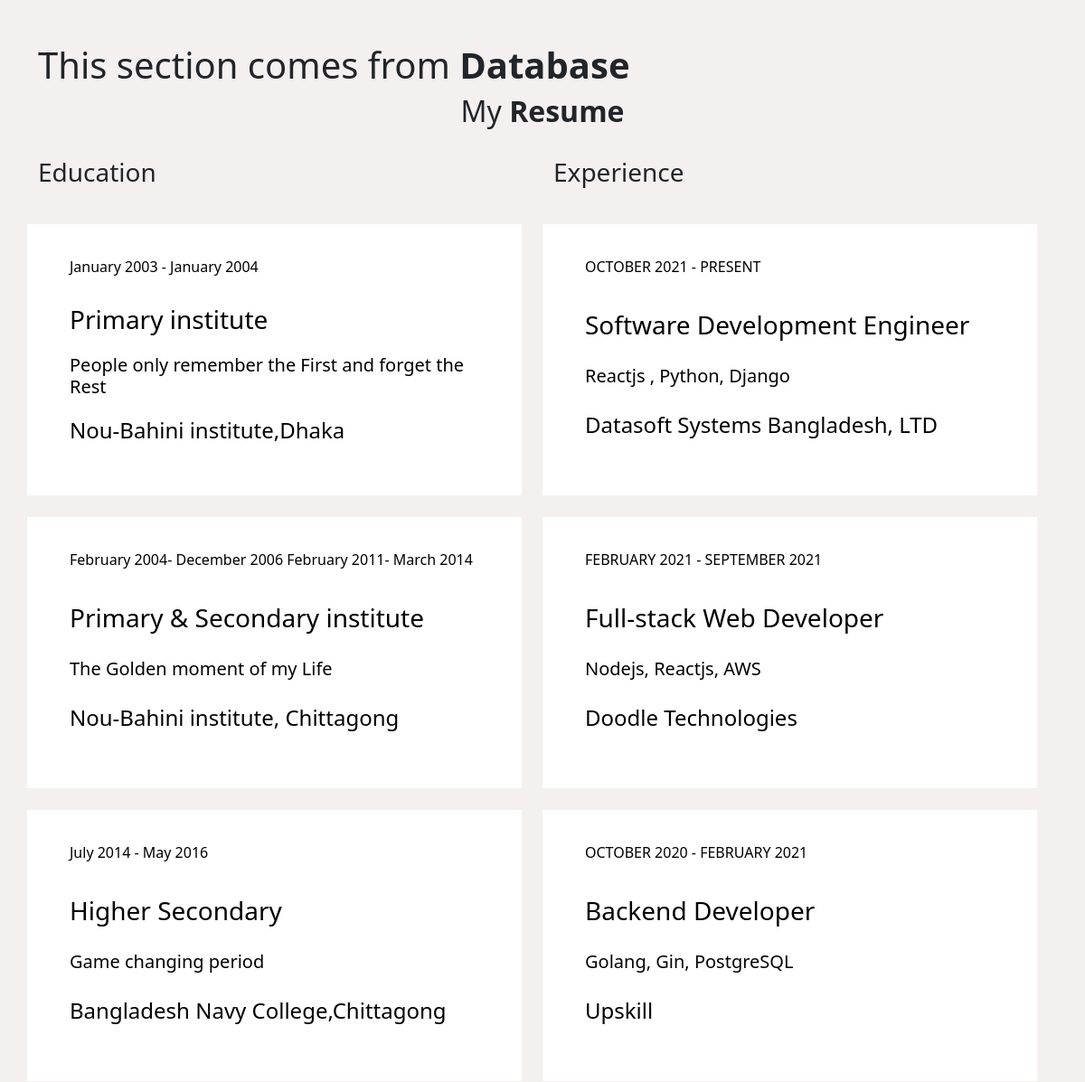
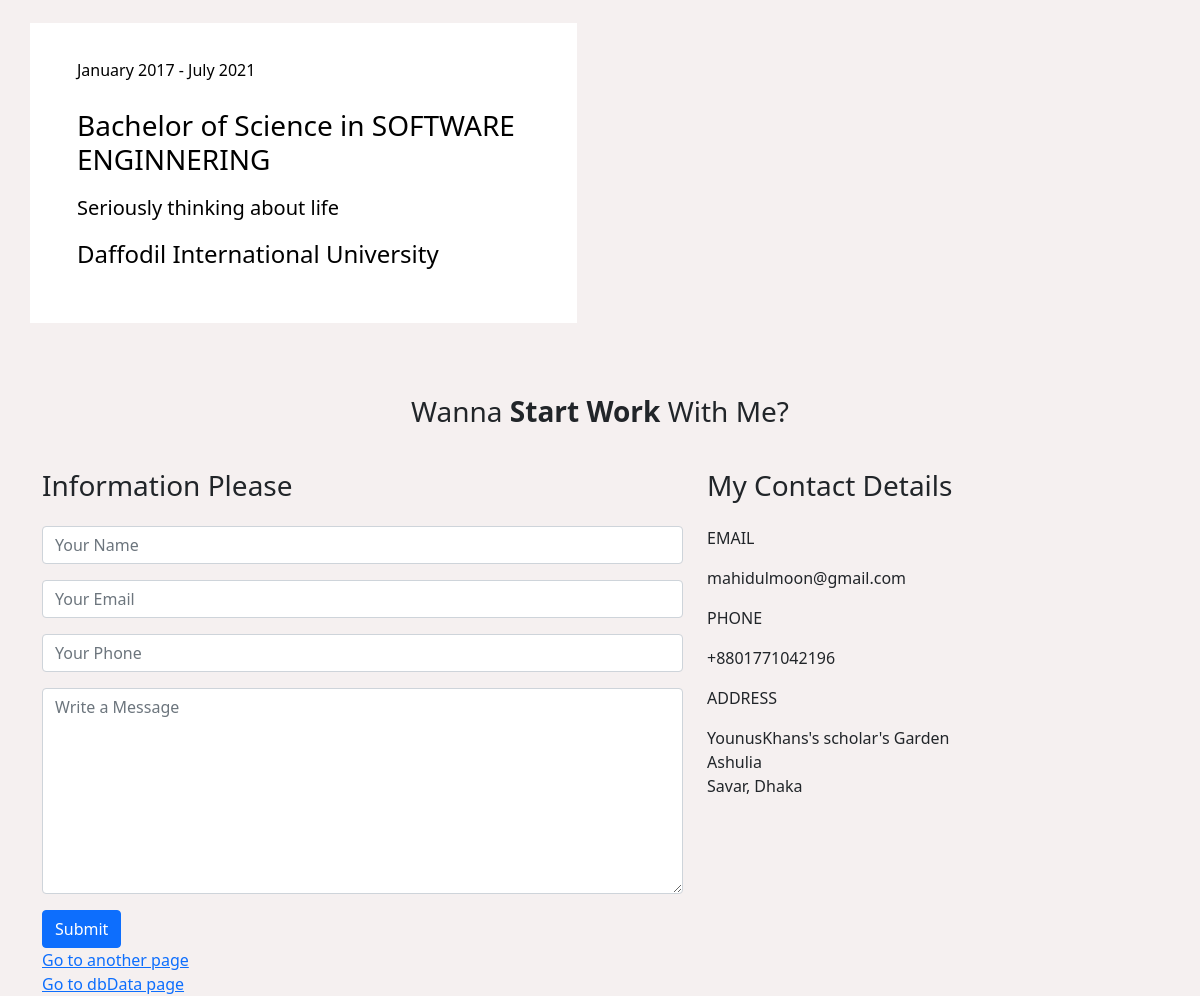
The page /crud/experience/ on the database its author committed (2 pictures, top to bottom).
### crud/models.py (models this page shows)
class Education(models.Model):
    duration = models.CharField(max_length=1000)
    institute = models.CharField(max_length=1000)
    tagline = models.CharField(max_length=1000)
    address = models.CharField(max_length=1000)

class Experience(models.Model):
    duration = models.CharField(max_length=1000)
    post = models.CharField(max_length=1000)
    experience = models.CharField(max_length=1000)
    address = models.CharField(max_length=1000)

### crud/views.py (the view)
# urls.py: path("experience/", experienceShow, name="experienceDb"),
def experienceShow(request):
    qs1 = Education.objects.all()
    qs2 = Experience.objects.all()
    context={
        'education': qs1,
        "experience": qs2,
    "contact_details": [
    {
        "email":"mahidulmoon@gmail.com",
        "phone":"+8801771042196",
        "address":"YounusKhans's scholar's Garden \nAshulia \nSavar, Dhaka"
    }
    ]
    }
    return render(request, "experience.html", context)

### crud/templates/experience.html (shortened to what this page needs)
{% load static %}
<!DOCTYPE html>
<html lang="en">
<head>
    <link href="https://cdn.jsdelivr.net/npm/bootstrap@5.1.3/dist/css/bootstrap.min.css" rel="stylesheet">
    <link rel="stylesheet" type="text/css" href="{% static 'resume_boot.css' %}" />
</head>
<body>
    <div class="container my-5">
        <h1 class="text-left gy-4">This section comes from <b>Database</b></h1>
        <h2 class="text-center mb-3">My <b>Resume</b></h2>
        <div class="row">
            <div class="col-6"><h3 class="text-left my-3">Education</h3></div>
            <div class="col-6"><h3 class="text-left my-3">Experience</h3></div>
            <div class="col-6">
                {% for value in education %}
                <div class="row mb-4 mt-4">
                    <p>{{value.duration}}</p>
                    <h3>{{value.institute}}</h3>
                    <h5>{{value.tagline}}</h5>
                    <h4>{{value.address}}</h4>
                </div>
                {% endfor %}
            </div>
            <div class="col-6">
                {% for value in experience %}
                <div class="row mb-4 mt-4">
                    <p>{{value.duration}}</p>
                    <h3>{{value.post}}</h3>
                    <h5>{{value.experience}}</h5>
                    <h4>{{value.address}}</h4>
                </div>
                {%endfor%}
            </div>
        </div>
    </div>
    <div class="container gy-5">
        <h3 class="text-center mb-3 my-5">Wanna <b>Start Work</b> With Me?</h3>
        <div class="row">
            <div class="col-7">
                <div class="user_input">
                    <h3 class="text-left my-4">Information Please</h3>
                    <div class="mb-3">
                        <input type="name" class="form-control" id="exampleFormControlInput1" placeholder="Your Name">
                    </div>
                    <div class="mb-3">
                        <input type="email" class="form-control" id="exampleFormControlInput1" placeholder="Your Email">
                    </div>
                    <div class="mb-3">
                        <input type="phone" class="form-control" id="exampleFormControlInput1" placeholder="Your Phone">
                    </div>
                    <div class="mb-3">
                        <textarea class="form-control" id="exampleFormControlTextarea1" rows="8"
                            placeholder="Write a Message"></textarea>
                    </div>
                    <div>
                        <button type="button" class="btn btn-primary">Submit</button>
                    </div>
                </div>
            </div>
            <div class="col">
                <div class="contact">
                    <h3 class="text-left my-4">My Contact Details</h3>
                    {% for value in contact_details %}
                    <div>
                        <p>EMAIL</p>
                        <p id="cont5">{{value.email}}</p>
                        <p>PHONE</p>
                        <p id="cont5">{{value.phone}}</p>
                        <p>ADDRESS</p>
                        <p id="cont5">{{value.address|linebreaks}}</p>
                    </div>
                    {%endfor%}
                </div>
            </div>
        </div>
        <a href={%url 'another_page' %}>Go to another page</a><br>
        <a href={%url 'dbData' %}>Go to dbData page</a> <br>
    </div>
</body>
</html>

### crud/static/resume_boot.css (style rules this page uses)
body { background-color: rgb(245, 240, 240); }
.col-6 { padding-right: 35px; }
[class^="row "] { padding: 2rem; background-color: white; border: 3px solid white; color: black; height: 300px; }

### rows shown on the page
Education: duration "January 2003 - January 2004", institute "Primary institute", tagline "People only remember the First and forget the Rest", address "Nou-Bahini institute,Dhaka"
Education: duration "February 2004- December 2006 February 2011- March 2014", institute "Primary & Secondary institute", tagline "The Golden moment of my Life", address "Nou-Bahini institute, Chittagong"
Education: duration "July 2014 - May 2016", institute "Higher Secondary", tagline "Game changing period", address "Bangladesh Navy College,Chittagong"
Education: duration "January 2017 - July 2021", institute "Bachelor of Science in SOFTWARE ENGINNERING", tagline "Seriously thinking about life", address "Daffodil International University"
Experience: duration "OCTOBER 2021 - PRESENT", post "Software Development Engineer", experience "Reactjs , Python, Django", address "Datasoft Systems Bangladesh, LTD"
Experience: duration "FEBRUARY 2021 - SEPTEMBER 2021", post "Full-stack Web Developer", experience "Nodejs, Reactjs, AWS", address "Doodle Technologies"
Experience: duration "OCTOBER 2020 - FEBRUARY 2021", post "Backend Developer", experience "Golang, Gin, PostgreSQL", address "Upskill"

### other values the page prints
{{ value.email }} "mahidulmoon@gmail.com"
{{ value.phone }} "+8801771042196"
{{ value.address|linebreaks }} "YounusKhans's scholar's Garden Ashulia Savar, Dhaka"
